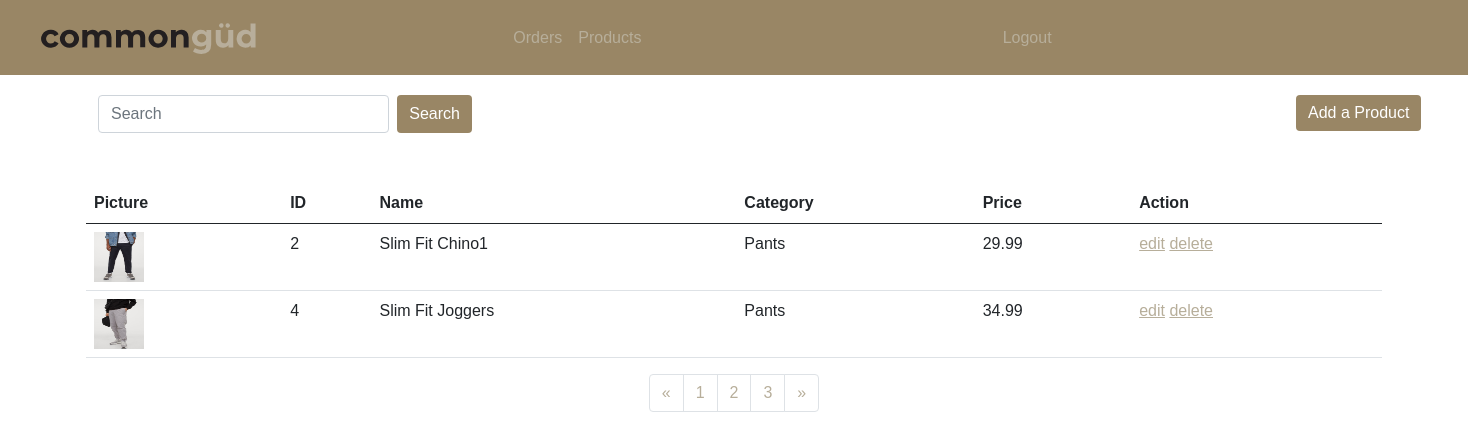
/dashboard/products, run on an earlier commit of the app's database.
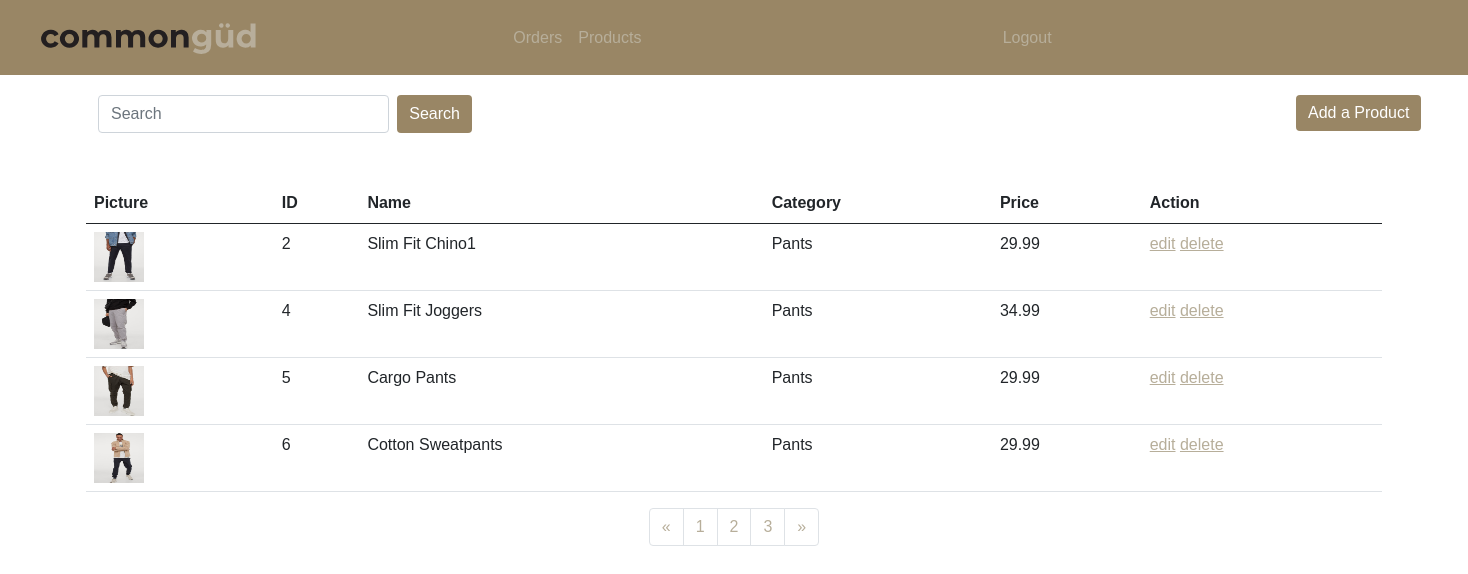
And on a later commit of the database.
### gud_app/models.py (models this page shows)
class Product(models.Model):
    name = models.CharField(max_length=45)
    description = models.CharField(max_length=45)
    price = models.DecimalField(max_digits=5, decimal_places=2)
    product_category = models.ForeignKey(Category,related_name="products", on_delete= models.CASCADE)
    user = models.ForeignKey(User, related_name="products_from_user", on_delete= models.CASCADE)
    product_order = models.ManyToManyField(Order, related_name="products_order")
    size = models.CharField(max_length=45)
    color = models.CharField(max_length=45)
    gender = models.CharField(max_length=45)
    created_at = models.DateTimeField(auto_now_add=True)
    updated_at = models.DateTimeField(auto_now=True)

class Image(models.Model):
    name = models.CharField(max_length=255)
    product = models.ForeignKey(Product, related_name="images", on_delete=models.CASCADE)
    image = models.ImageField(upload_to='images/')
    default = models.BooleanField(default=False)

class Category(models.Model):
    name = models.CharField(max_length=45)
    created_at = models.DateTimeField(auto_now_add=True)
    updated_at = models.DateTimeField(auto_now=True)
    objects = UserManager()

### gud_app/views.py (the view)
# urls.py: path('dashboard/products', views.products),
def products(request):
    all_products = Product.objects.all()
    all_images = Image.objects.filter(name="image_1")
    context= {
        'products': all_products,
        'images': all_images
    }
    return render(request, 'dashboard_products.html',context)

### gud_app/templates/dashboard_products.html (shortened to what the changed rows need)
<!DOCTYPE html>
<html lang="en">
<head>
    <link rel="stylesheet" href="https://stackpath.bootstrapcdn.com/font-awesome/4.7.0/css/font-awesome.min.css"
>
    <link href="https://cdn.jsdelivr.net/npm/bootstrap@5.0.0-beta1/dist/css/bootstrap.min.css" rel="stylesheet"
>
    {% load static %}
    <link rel="stylesheet" href="{% static 'css/style.css' %}">
</head>
<body>
    <div class="position-relative">
        <div class="position-relative">
            <div class="container-sm">
                <table class="table">
                    <thead>
                        <tr>
                            <th scope="col">Picture</th>
                            <th scope="col">ID</th>
                            <th scope="col">Name</th>
                            <th scope="col">Category</th>
                            <th scope="col">Price</th>
                            <th scope="col">Action</th>
                        </tr>
                    </thead>
                    <tbody>
                        {% for product_display in products %}
                        <tr>
                            {% with product_display.images.all|first as image %}
                            <th><img src="{{ image.image.url }}"alt="logo" width="50" height="50">
                            {% endwith %}
                            <td scope="row">{{product_display.id}}</td>
                            <td>{{product_display.name}}</td>
                            <td>{{product_display.product_category.name}}</td>
                            <td>{{product_display.price}}</td>
                            <td>
                                <a href="/edit/{{product_display.id}}">edit</a>
                                <a id="delete-product"  href="/delete/{{product_display.id}}">delete</a>
                            </td>
                        </tr>
                        {% endfor %}
                    </tbody>
                </table>
            </div>
        </div>
    </div>
</body>
</html>

What changed in the data, as far as the page shows it:
added Product: image (picture), id "5", name "Cargo Pants", product_category.name "Pants", price "29.99"
added Product: image (picture), id "6", name "Cotton Sweatpants", product_category.name "Pants", price "29.99"
